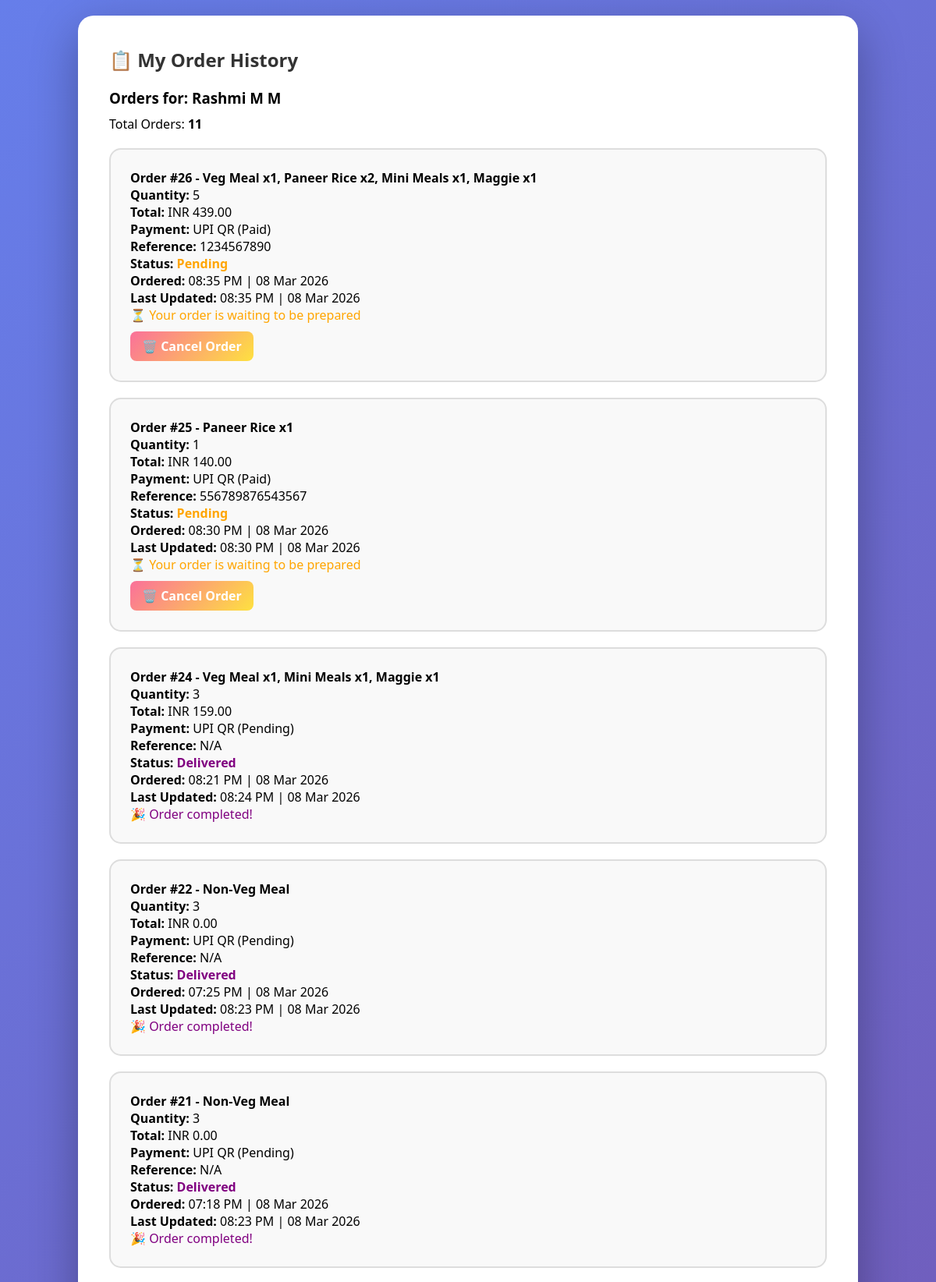
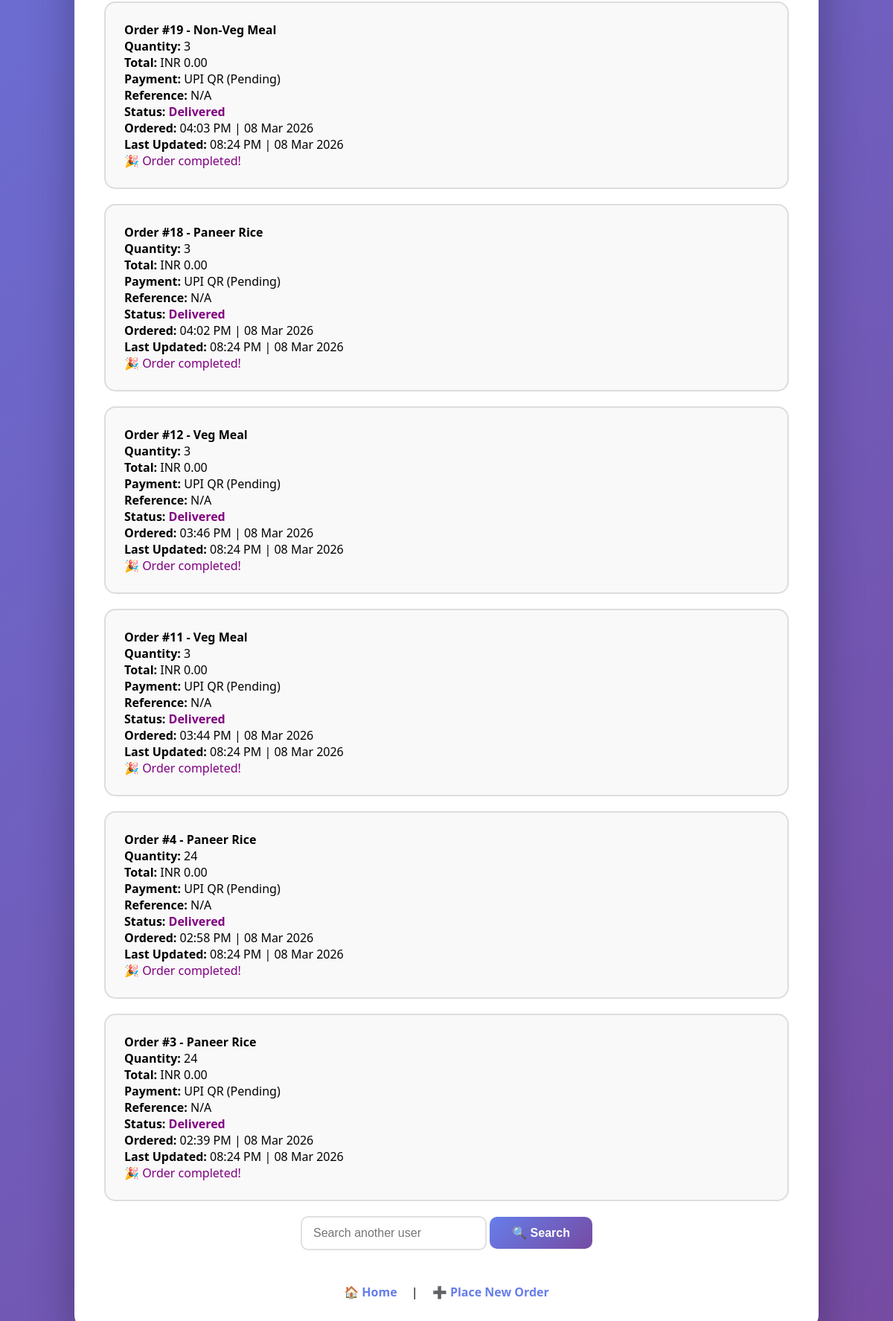
The app's page /my-orders?username=Rashmi+M+M with its own data (2 pictures, top to bottom).
### tables this page shows
CREATE TABLE orders (
            id INTEGER PRIMARY KEY AUTOINCREMENT,
            username TEXT NOT NULL,
            menu TEXT NOT NULL,
            quantity INTEGER NOT NULL,
            time TEXT NOT NULL,
            status TEXT NOT NULL,
            status_time TEXT NOT NULL
        , total_price REAL NOT NULL DEFAULT 0, payment_method TEXT NOT NULL DEFAULT 'UPI QR', payment_status TEXT NOT NULL DEFAULT 'Pending', payment_reference TEXT NOT NULL DEFAULT '');

### app.py (the view)
@app.route("/my-orders", methods=["GET", "POST"])
def my_orders():
    user_orders = []
    username = request.form.get("username") if request.method == "POST" else request.args.get("username")
    if username:
        username = username.strip()
        conn = get_db_connection()
        user_orders = conn.execute(
            "SELECT * FROM orders WHERE username = ? ORDER BY id DESC",
            (username,),
        ).fetchall()
        conn.close()
    return render_template("my_orders.html", orders=user_orders, username=username)

### app.py (called while the page is built)
def get_db_connection():
    conn = sqlite3.connect(DATABASE)
    conn.row_factory = sqlite3.Row
    return conn

### templates/my_orders.html (shortened to what this page needs)
<!DOCTYPE html>
<html lang="en">
<head>
</head>
<body>
    <div class="container">
        <h2>📋 My Order History</h2>
        {% if username %}
            <h3>Orders for: <strong>{{ username }}</strong></h3>
            {% if orders %}
                <p style="margin: 10px 0;">Total Orders: <strong>{{ orders|length }}</strong></p>
                {% for order in orders %}
                    <div class="order-card">
                        <h4>Order #{{ order.id }} - {{ order.menu }}</h4>
                        <p><strong>Quantity:</strong> {{ order.quantity }}</p>
                        <p><strong>Total:</strong> INR {{ '%.2f'|format(order.total_price or 0) }}</p>
                        <p><strong>Payment:</strong> {{ order.payment_method }} ({{ order.payment_status }})</p>
                        <p><strong>Reference:</strong> {{ order.payment_reference or 'N/A' }}</p>
                        <p>
                            <strong>Status:</strong>
                            <span class="status-{{ order.status|lower }}">{{ order.status }}</span>
                        </p>
                        <p><strong>Ordered:</strong> {{ order.time }}</p>
                        <p><strong>Last Updated:</strong> {{ order.status_time }}</p>
                        {% if order.status == 'Pending' %}
                            <p style="color: orange;">⏳ Your order is waiting to be prepared</p>
                            <a href="{{ url_for('cancel_order', order_id=order.id) }}"
                               class="cancel-btn"
                               onclick="return confirm('Are you sure you want to cancel Order #{{ order.id }}?')">
                                🗑️ Cancel Order
                            </a>
                        {% elif order.status == 'Preparing' %}
                            <p style="color: blue;">👨‍🍳 Your order is being prepared</p>
                            <small style="color: gray;">⚠️ Cannot cancel - already in preparation</small>
                        {% elif order.status == 'Ready' %}
                            <p style="color: green;">✅ Your order is ready for pickup!</p>
                        {% elif order.status == 'Delivered' %}
                            <p style="color: purple;">🎉 Order completed!</p>
                        {% endif %}
                    </div>
                {% endfor %}
            {% else %}
                <p class="alert-error">No orders found for username: <strong>{{ username }}</strong></p>
                <p>You haven't placed any orders yet. <a href="{{ url_for('order') }}" style="color: #667eea; font-weight: 600;">Place your first order!</a></p>
            {% endif %}
            <div style="text-align: center; margin-top: 20px;">
                <form method="POST" action="{{ url_for('my_orders') }}" style="display: inline;">
                    <input type="text" name="username" placeholder="Search another user" style="display: inline-block; width: 250px;">
                    <button type="submit" style="display: inline-block;">🔍 Search</button>
                </form>
            </div>
        {% endif %}
        <div class="nav-links">
            <a href="/">🏠 Home</a> | <a href="{{ url_for('order') }}">➕ Place New Order</a>
        </div>
    </div>
</body>
</html>

### templates/my_orders.html (style rules this page uses)
* { margin: 0; padding: 0; box-sizing: border-box; }
body { font-family: 'Segoe UI', Tahoma, Geneva, Verdana, sans-serif; background: linear-gradient(135deg, #667eea 0%, #764ba2 100%); min-height: 100vh; padding: 20px; }
.container { max-width: 1000px; margin: 0 auto; background: white; border-radius: 20px; box-shadow: 0 20px 60px rgba(0,0,0,0.3); padding: 40px; }
h2 { color: #333; margin-bottom: 20px; }
input[type="text"] { width: 100%; max-width: 400px; padding: 12px 15px; border: 2px solid #e0e0e0; border-radius: 10px; font-size: 16px; margin-bottom: 15px; }
button { background: linear-gradient(135deg, #667eea 0%, #764ba2 100%); color: white; padding: 12px 30px; border: none; border-radius: 10px; font-size: 16px; font-weight: 600; cursor: pointer; }
.order-card { border: 2px solid #ddd; padding: 25px; margin: 20px 0; border-radius: 15px; background: #f9f9f9; transition: all 0.3s ease; }
.status-pending { color: orange; font-weight: bold; }
.status-delivered { color: purple; font-weight: bold; }
.cancel-btn { background: linear-gradient(135deg, #fa709a 0%, #fee140 100%); color: white; padding: 8px 15px; border: none; border-radius: 8px; cursor: pointer; text-decoration: none; display: inline-block; margin-top: 10px; font-weight: 600; }
.nav-links { text-align: center; margin-top: 30px; }
.nav-links a { color: #667eea; text-decoration: none; font-weight: 600; margin: 0 15px; }

### records on screen
orders: id "26", menu "Veg Meal x1, Paneer Rice x2, Mini Meals x1, Maggie x1", quantity "5", total_price "439.00", payment_method "UPI QR", payment_status "Paid", payment_reference "1234567890", status "Pending", time "08:35 PM | 08 Mar 2026", status_time "08:35 PM | 08 Mar 2026"
orders: id "25", menu "Paneer Rice x1", quantity "1", total_price "140.00", payment_method "UPI QR", payment_status "Paid", payment_reference "556789876543567", status "Pending", time "08:30 PM | 08 Mar 2026", status_time "08:30 PM | 08 Mar 2026"
orders: id "24", menu "Veg Meal x1, Mini Meals x1, Maggie x1", quantity "3", total_price "159.00", payment_method "UPI QR", payment_status "Pending", payment_reference "N/A", status "Delivered", time "08:21 PM | 08 Mar 2026", status_time "08:24 PM | 08 Mar 2026", shows "🎉 Order completed!"
orders: id "22", menu "Non-Veg Meal", quantity "3", total_price "0.00", payment_method "UPI QR", payment_status "Pending", payment_reference "N/A", status "Delivered", time "07:25 PM | 08 Mar 2026", status_time "08:23 PM | 08 Mar 2026", shows "🎉 Order completed!"
orders: id "21", menu "Non-Veg Meal", quantity "3", total_price "0.00", payment_method "UPI QR", payment_status "Pending", payment_reference "N/A", status "Delivered", time "07:18 PM | 08 Mar 2026", status_time "08:23 PM | 08 Mar 2026", shows "🎉 Order completed!"
orders: id "19", menu "Non-Veg Meal", quantity "3", total_price "0.00", payment_method "UPI QR", payment_status "Pending", payment_reference "N/A", status "Delivered", time "04:03 PM | 08 Mar 2026", status_time "08:24 PM | 08 Mar 2026", shows "🎉 Order completed!"
orders: id "18", menu "Paneer Rice", quantity "3", total_price "0.00", payment_method "UPI QR", payment_status "Pending", payment_reference "N/A", status "Delivered", time "04:02 PM | 08 Mar 2026", status_time "08:24 PM | 08 Mar 2026", shows "🎉 Order completed!"
orders: id "12", menu "Veg Meal", quantity "3", total_price "0.00", payment_method "UPI QR", payment_status "Pending", payment_reference "N/A", status "Delivered", time "03:46 PM | 08 Mar 2026", status_time "08:24 PM | 08 Mar 2026", shows "🎉 Order completed!"
orders: id "11", menu "Veg Meal", quantity "3", total_price "0.00", payment_method "UPI QR", payment_status "Pending", payment_reference "N/A", status "Delivered", time "03:44 PM | 08 Mar 2026", status_time "08:24 PM | 08 Mar 2026", shows "🎉 Order completed!"
orders: id "4", menu "Paneer Rice", quantity "24", total_price "0.00", payment_method "UPI QR", payment_status "Pending", payment_reference "N/A", status "Delivered", time "02:58 PM | 08 Mar 2026", status_time "08:24 PM | 08 Mar 2026", shows "🎉 Order completed!"
orders: id "3", menu "Paneer Rice", quantity "24", total_price "0.00", payment_method "UPI QR", payment_status "Pending", payment_reference "N/A", status "Delivered", time "02:39 PM | 08 Mar 2026", status_time "08:24 PM | 08 Mar 2026", shows "🎉 Order completed!"

### other values on screen
{{ username }} "Rashmi M M"
{{ orders|length }} "11"
